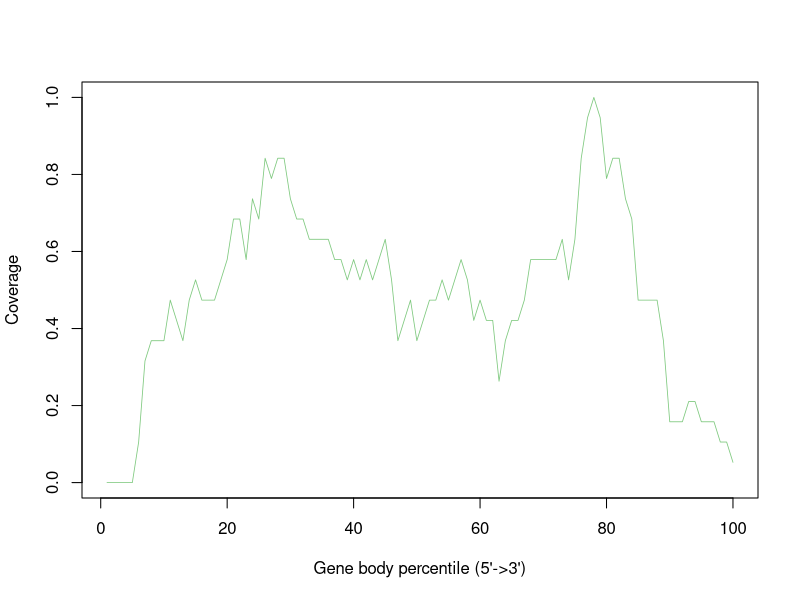

Recreate this plot in R.
Atha_Ler_0_sl_FLT_0.57G_Rep4_Aligned.sortedByCoord_sorted.out <- c(0.0,0.0,0.0,0.0,0.0,0.10526315789473684,0.3157894736842105,0.3684210526315789,0.3684210526315789,0.3684210526315789,0.47368421052631576,0.42105263157894735,0.3684210526315789,0.47368421052631576,0.5263157894736842,0.47368421052631576,0.47368421052631576,0.47368421052631576,0.5263157894736842,0.5789473684210527,0.6842105263157895,0.6842105263157895,0.5789473684210527,0.7368421052631579,0.6842105263157895,0.8421052631578947,0.7894736842105263,0.8421052631578947,0.8421052631578947,0.7368421052631579,0.6842105263157895,0.6842105263157895,0.631578947368421,0.631578947368421,0.631578947368421,0.631578947368421,0.5789473684210527,0.5789473684210527,0.5263157894736842,0.5789473684210527,0.5263157894736842,0.5789473684210527,0.5263157894736842,0.5789473684210527,0.631578947368421,0.5263157894736842,0.3684210526315789,0.42105263157894735,0.47368421052631576,0.3684210526315789,0.42105263157894735,0.47368421052631576,0.47368421052631576,0.5263157894736842,0.47368421052631576,0.5263157894736842,0.5789473684210527,0.5263157894736842,0.42105263157894735,0.47368421052631576,0.42105263157894735,0.42105263157894735,0.2631578947368421,0.3684210526315789,0.42105263157894735,0.42105263157894735,0.47368421052631576,0.5789473684210527,0.5789473684210527,0.5789473684210527,0.5789473684210527,0.5789473684210527,0.631578947368421,0.5263157894736842,0.631578947368421,0.8421052631578947,0.9473684210526315,1.0,0.9473684210526315,0.7894736842105263,0.8421052631578947,0.8421052631578947,0.7368421052631579,0.6842105263157895,0.47368421052631576,0.47368421052631576,0.47368421052631576,0.47368421052631576,0.3684210526315789,0.15789473684210525,0.15789473684210525,0.15789473684210525,0.21052631578947367,0.21052631578947367,0.15789473684210525,0.15789473684210525,0.15789473684210525,0.10526315789473684,0.10526315789473684,0.05263157894736842)


pdf("Atha_Ler-0_sl_FLT_0.57G_Rep4.geneBodyCoverage.curves.pdf")
x=1:100
icolor = colorRampPalette(c("#7fc97f","#beaed4","#fdc086","#ffff99","#386cb0","#f0027f"))(1)
plot(x,Atha_Ler_0_sl_FLT_0.57G_Rep4_Aligned.sortedByCoord_sorted.out,type='l',xlab="Gene body percentile (5'->3')", ylab="Coverage",lwd=0.8,col=icolor[1])
dev.off()
